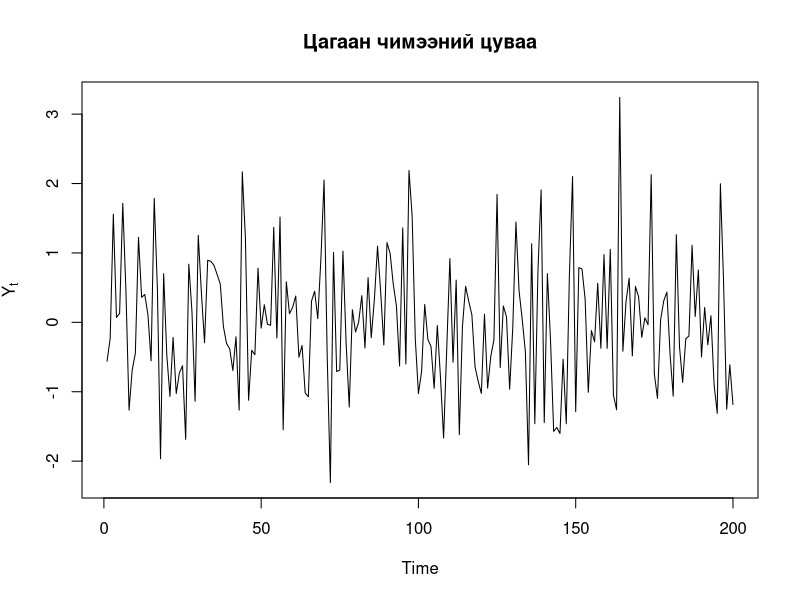
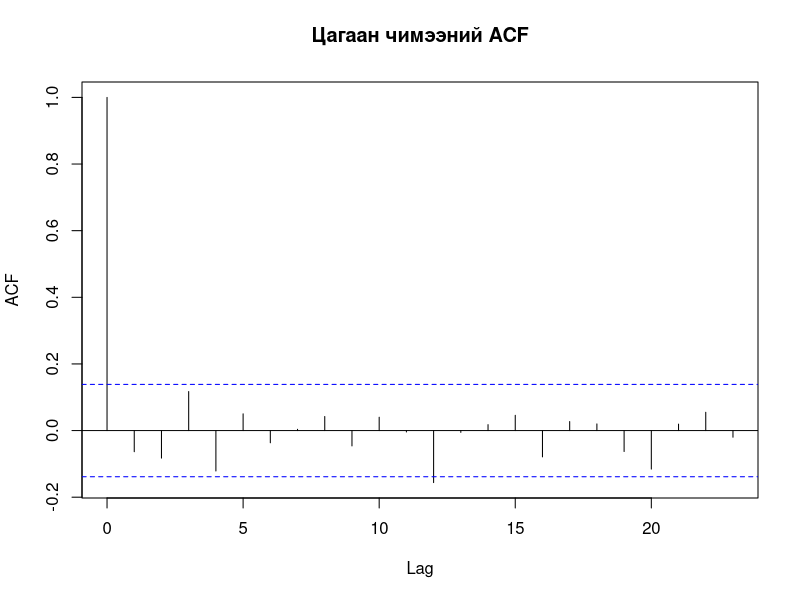
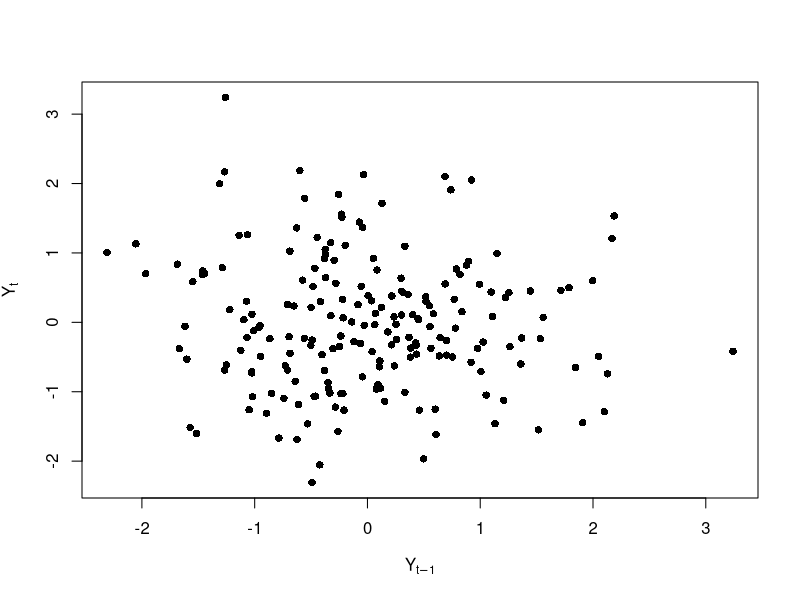

The R source for these figures, in order:
## ---- chunk 1
set.seed(123)

y <- rnorm(200)

plot.ts(
  y,
  main="Цагаан чимээний цуваа",
  ylab=expression(Y[t])
)
## ---- chunk 2
acf(
  y,
  main="Цагаан чимээний ACF"
)
## ---- chunk 3
plot(
  x = y[-200],
  y = y[-1],
  xlab = expression(Y[t-1]),
  ylab = expression(Y[t]),
  pch = 16
)
